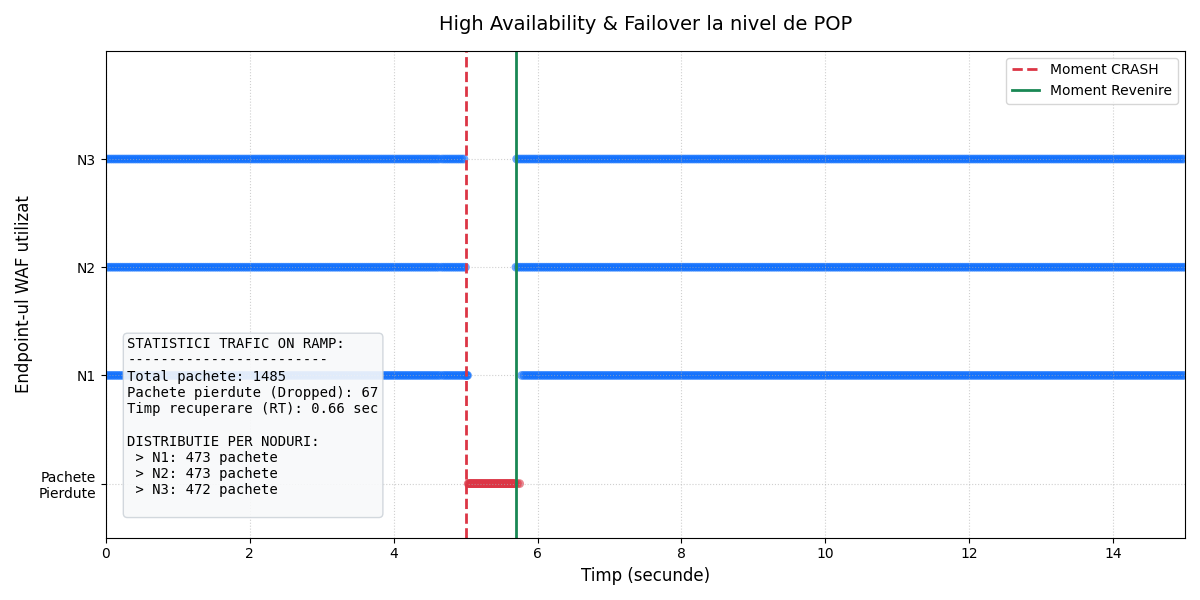

Source code (Python):
import matplotlib
import requests
import matplotlib.pyplot as plt
import time
import threading
import concurrent.futures

matplotlib.use('TkAgg')


#pentru a testa strict partea de failover am oprit protectia impotriva DDoS flood
#- WAF_FLOOD_WINDOW = 1
#- WAF_FLOOD_MAX_REQS = 50000
#- WAF_BAN_TIMEOUT = 30

TARGET_URL = "http://127.0.0.1:8080/static/image.jpg"
CRASH_URL = "http://127.0.0.1:8080/crash"
HOST_HEADER = "edu.tuiasi.ro"
#ruleaza asta cu setarile de mai sus
#docker-compose up --scale waf_node=3 --build
DURATA_TEST = 15
MOMENT_CRASH = 5
NR_CRASHES = 30

date_grafic = []


def trimite_crash():
    time.sleep(MOMENT_CRASH)
    print("\n[!] ---> TRIMIT COMANDA DE CRASH <--- [!]\n")
    try:
        for i in range(NR_CRASHES):
            requests.get(CRASH_URL, headers={"Host": HOST_HEADER}, timeout=2)
            time.sleep(0.001)
    except:
        pass


def executa_cerere(session, id_cerere, timp_curent_relativ):
    try:
        response = session.get(TARGET_URL, timeout=0.2)

        if response.status_code >= 500:
            date_grafic.append((timp_curent_relativ, "Eroare/Timeout"))
            print(f"[{timp_curent_relativ:.1f}s] Cerere {id_cerere:03d} -> EROARE POP ({response.status_code})")
        else:
            waf_node = response.headers.get('X-WAF-Node', 'Eroare/Timeout')
            date_grafic.append((timp_curent_relativ, waf_node))
            print(f"[{timp_curent_relativ:.1f}s] Cerere {id_cerere:03d} -> {waf_node}")

    except requests.exceptions.RequestException:
        date_grafic.append((timp_curent_relativ, "Eroare/Timeout"))
        print(f"[{timp_curent_relativ:.1f}s] Cerere {id_cerere:03d} -> EROARE CONEXIUNE")


def ruleaza_test_failover():
    print("=" * 60)
    print(f"[I] Incep testul de High Availability pe POP...")
    print(f"[I] Nodurile vor pica intentionat la secunda {MOMENT_CRASH}.")
    print("=" * 60)

    session = requests.Session()
    session.headers.update({
        "Host": HOST_HEADER,
        "User-Agent": "Mozilla/5.0 (Windows NT 10.0; Win64; x64) AppleWebKit/537.36"
    })

    threading.Thread(target=trimite_crash, daemon=True).start()

    timp_start = time.time()
    id_cerere = 0

    with concurrent.futures.ThreadPoolExecutor(
            max_workers=50) as executor:  # Am marit max_workers pentru a suporta traficul mai dens
        while (time.time() - timp_start) < DURATA_TEST:
            id_cerere += 1
            timp_curent_relativ = time.time() - timp_start

            executor.submit(executa_cerere, session, id_cerere, timp_curent_relativ)

            time.sleep(0.01)  # Pauza redusa pentru a "tranzactiona" mult mai multe cereri

    time.sleep(0.5)  # Timp de gratie usor marit pt finalizarea thread-urilor
    genereaza_grafic_failover()


def genereaza_grafic_failover():
    print("\n[I] Generez graficul de failover...")

    toate_nodurile = list(set([d[1] for d in date_grafic if d[1] != "Eroare/Timeout"]))
    toate_nodurile.sort()

    mapare_y = {}
    etichete_y = []

    for i, nod in enumerate(toate_nodurile):
        mapare_y[nod] = i + 1
        etichete_y.append(f"N{i + 1}")
        print(f"[Mapare Licenta] {nod} ---> N{i + 1}")

    mapare_y["Eroare/Timeout"] = 0
    etichete_y.insert(0, "Pachete\nPierdute")

    timpi = [d[0] for d in date_grafic]
    pozitii_y = [mapare_y[d[1]] for d in date_grafic]
    culori = ['#dc3545' if y == 0 else '#0d6efd' for y in pozitii_y]

    total_cereri = len(date_grafic)
    cereri_pierdute = len([d for d in date_grafic if d[1] == "Eroare/Timeout"])

    cereri_pe_nod = {f"N{i + 1}": 0 for i in range(len(toate_nodurile))}
    for d in date_grafic:
        if d[1] != "Eroare/Timeout":
            nume_mapat = f"N{mapare_y[d[1]]}"
            cereri_pe_nod[nume_mapat] += 1

    timp_revenire = 0.0
    timp_prima_eroare = None
    timp_prima_recuperare = None

    for d in date_grafic:
        timp = d[0]
        nod = d[1]

        if timp >= MOMENT_CRASH and nod == "Eroare/Timeout":
            if timp_prima_eroare is None:
                timp_prima_eroare = timp
        elif timp_prima_eroare is not None and nod != "Eroare/Timeout":
            timp_revenire = timp - timp_prima_eroare
            timp_prima_recuperare = timp
            break

    text_statistici = (
        f"STATISTICI TRAFIC ON RAMP:\n"
        f"------------------------\n"
        f"Total pachete: {total_cereri}\n"
        f"Pachete pierdute (Dropped): {cereri_pierdute}\n"
        f"Timp recuperare (RT): {timp_revenire:.2f} sec\n\n"
        f"DISTRIBUTIE PER NODURI:\n"
    )
    for nod_nume, count in cereri_pe_nod.items():
        text_statistici += f" > {nod_nume}: {count} pachete\n"

    plt.figure(figsize=(12, 6))
    plt.scatter(timpi, pozitii_y, c=culori, s=40, alpha=0.6, edgecolors='none')

    plt.axvline(x=MOMENT_CRASH, color='#dc3545', linestyle='--', linewidth=2, label='Moment CRASH')

    if timp_prima_recuperare:
        plt.axvline(x=timp_prima_recuperare, color='#198754', linestyle='-', linewidth=2, label='Moment Revenire')

    plt.yticks(list(range(len(etichete_y))), etichete_y)
    plt.title('High Availability & Failover la nivel de POP', fontsize=14, pad=15)
    plt.xlabel('Timp (secunde)', fontsize=12)
    plt.ylabel('Endpoint-ul WAF utilizat', fontsize=12)
    plt.grid(True, linestyle=':', alpha=0.6)

    box_props = dict(boxstyle='round', facecolor='#f8f9fa', alpha=0.9, edgecolor='#ced4da')
    plt.text(0.02, 0.05, text_statistici, transform=plt.gca().transAxes, fontsize=10,
             verticalalignment='bottom', bbox=box_props, family='monospace')

    plt.legend(loc='upper right')
    plt.ylim(-0.5, len(etichete_y))
    plt.xlim(0, DURATA_TEST)
    plt.tight_layout()
    plt.show()


if __name__ == "__main__":
    ruleaza_test_failover()
